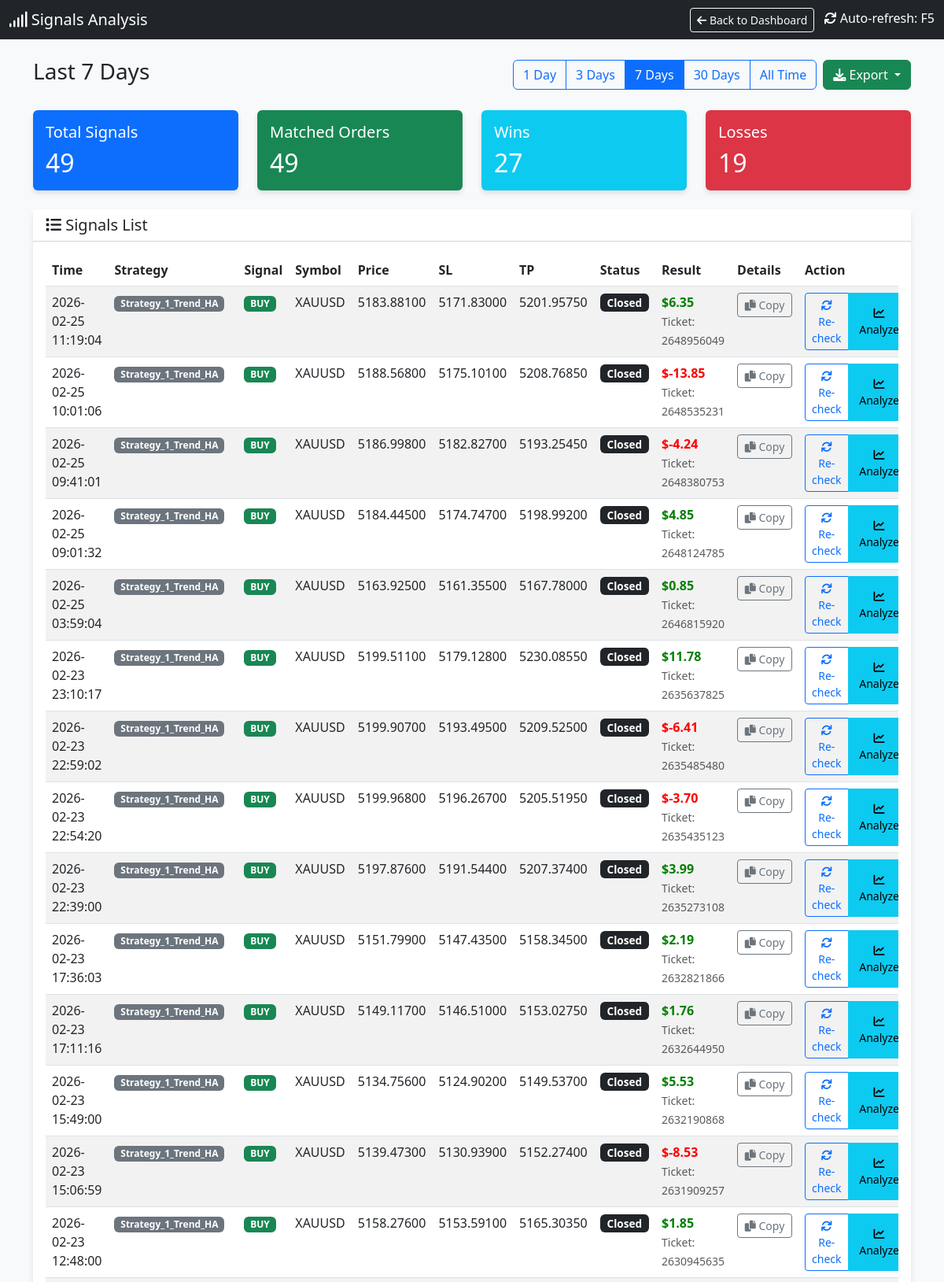
The app's page /signals (upper part) with its own data.
### tables this page shows
CREATE TABLE signals (
                id INTEGER PRIMARY KEY AUTOINCREMENT,
                timestamp DATETIME DEFAULT CURRENT_TIMESTAMP,
                strategy_name TEXT,
                symbol TEXT,
                signal_type TEXT,
                price REAL,
                sl REAL,
                tp REAL,
                indicators TEXT,
                status TEXT,
                account_id INTEGER DEFAULT 0
            );

CREATE TABLE orders (
                ticket INTEGER PRIMARY KEY,
                strategy_name TEXT,
                symbol TEXT,
                order_type TEXT,
                volume REAL,
                open_price REAL,
                sl REAL,
                tp REAL,
                open_time DATETIME,
                close_price REAL,
                profit REAL,
                comment TEXT,
                account_id INTEGER DEFAULT 0
            );

### dashboard.py (the view)
@app.route('/signals')
def signals_page():
    cur = get_db().cursor()
    days_param = request.args.get('days', '7')  # Default 7 days
    if days_param == "all":
        days = 36500
        filter_label = "All Time"
    else:
        try:
            days = int(days_param)
            filter_label = f"Last {days} Days"
        except:
            days = 7
            filter_label = "Last 7 Days"
    cutoff_date = datetime.now() - timedelta(days=days)
    cutoff_str = cutoff_date.strftime("%Y-%m-%d %H:%M:%S")
    cur.execute("SELECT * FROM signals WHERE timestamp >= ? ORDER BY timestamp DESC", (cutoff_str,))
    signals = cur.fetchall()
    signals_with_status = []
    for sig in signals:
        signal_dict = dict(sig)
        try:
            sig_timestamp = sig['timestamp']
            if isinstance(sig_timestamp, str):
                try:
                    sig_time = datetime.strptime(sig_timestamp, '%Y-%m-%d %H:%M:%S')
                except:
                    try:
                        sig_time = datetime.strptime(sig_timestamp, '%Y-%m-%d %H:%M:%S.%f')
                    except:
                        sig_time = datetime.fromisoformat(sig_timestamp.replace('Z', '+00:00'))
            else:
                sig_time = datetime.fromtimestamp(sig_timestamp)
            time_lower = (sig_time - timedelta(seconds=30)).strftime('%Y-%m-%d %H:%M:%S')
            time_upper = (sig_time + timedelta(seconds=30)).strftime('%Y-%m-%d %H:%M:%S')
        except Exception as e:
            time_lower = None
            time_upper = None
        matching_order = None
        if time_lower and time_upper:
            try:
                cur.execute("""
                    SELECT * FROM orders
                    WHERE strategy_name = ?
                    AND symbol = ?
                    AND order_type = ?
                    AND open_time BETWEEN ? AND ?
                    ORDER BY ABS(open_price - ?) ASC
                    LIMIT 1
                """, (sig['strategy_name'], sig['symbol'], sig['signal_type'], time_lower, time_upper, sig['price']))
                matching_order = cur.fetchone()
            except Exception as e:
                pass
        if matching_order:
            signal_dict['order_ticket'] = matching_order['ticket']
            signal_dict['order_profit'] = matching_order['profit']
            signal_dict['order_status'] = 'closed' if matching_order['profit'] is not None else 'open'
            signal_dict['has_order'] = True
        else:
            signal_dict['order_ticket'] = None
            signal_dict['order_profit'] = None
            signal_dict['order_status'] = 'not_found'
            signal_dict['has_order'] = False
        signals_with_status.append(signal_dict)
    total_signals = len(signals_with_status)
    matched_orders = len([s for s in signals_with_status if s['has_order']])
    wins = len([s for s in signals_with_status if s['has_order'] and s['order_profit'] is not None and s['order_profit'] > 0])
    losses = len([s for s in signals_with_status if s['has_order'] and s['order_profit'] is not None and s['order_profit'] < 0])
    cur.execute("SELECT DISTINCT strategy_name FROM orders ORDER BY strategy_name")
    strategies = [row['strategy_name'] for row in cur.fetchall()]
    return render_template('signals.html',
                         signals=signals_with_status,
                         total_signals=total_signals,
                         matched_orders=matched_orders,
                         wins=wins,
                         losses=losses,
                         current_filter=days_param,
                         filter_label=filter_label,
                         strategies=strategies)

### dashboard.py (called while the page is built)
def get_db():
    db = getattr(g, '_database', None)
    if db is None:
        db = g._database = sqlite3.connect(DB_PATH)
        db.row_factory = sqlite3.Row
    return db

@app.teardown_appcontext
def close_connection(exception):
    db = getattr(g, '_database', None)
    if db is not None:
        db.close()

def format_vn_time(value):
    if not value:
        return ""
    try:
        if isinstance(value, str):
            try:
                dt = datetime.strptime(value, "%Y-%m-%d %H:%M:%S")
            except ValueError:
                try:
                    dt = datetime.strptime(value, "%Y-%m-%d %H:%M:%S.%f")
                except ValueError:
                    dt = datetime.strptime(value, "%Y-%m-%d %H:%M")
        else:
            dt = value
        vn_time = dt + timedelta(hours=7)
        res = vn_time.strftime("%Y-%m-%d %H:%M:%S")
        return res
    except Exception as e:
        print(f"DEBUG: Error parsing '{value}': {e}")
        return value # Return original on error

### templates/signals.html (shortened to what this page needs)
<!DOCTYPE html>
<html lang="en">
<head>
    <link href="https://cdn.jsdelivr.net/npm/bootstrap@5.3.0/dist/css/bootstrap.min.css" rel="stylesheet">
    <link href="https://cdnjs.cloudflare.com/ajax/libs/font-awesome/6.0.0/css/all.min.css" rel="stylesheet">
</head>
<body>
    <nav class="navbar navbar-dark bg-dark mb-4">
        <div class="container-fluid">
            <span class="navbar-brand mb-0 h1"><i class="fas fa-signal"></i> Signals Analysis</span>
            <div>
                <a href="/" class="btn btn-outline-light btn-sm me-2">
                    <i class="fas fa-arrow-left"></i> Back to Dashboard
                </a>
                <span class="text-white"><i class="fas fa-sync"></i> Auto-refresh: F5</span>
            </div>
        </div>
    </nav>
    <div class="container mb-4">
        <div class="d-flex justify-content-between align-items-center">
            <h3>{{ filter_label }}</h3>
            <div class="d-flex gap-2">
                <div class="btn-group" role="group">
                    <a href="/signals?days=1" class="btn btn-outline-primary {% if current_filter == '1' %}active{% endif %}">1 Day</a>
                    <a href="/signals?days=3" class="btn btn-outline-primary {% if current_filter == '3' %}active{% endif %}">3 Days</a>
                    <a href="/signals?days=7" class="btn btn-outline-primary {% if current_filter == '7' %}active{% endif %}">7 Days</a>
                    <a href="/signals?days=30" class="btn btn-outline-primary {% if current_filter == '30' %}active{% endif %}">30 Days</a>
                    <a href="/signals?days=all" class="btn btn-outline-primary {% if current_filter == 'all' %}active{% endif %}">All Time</a>
                </div>
                <div class="btn-group" role="group">
                    <button type="button" class="btn btn-success dropdown-toggle" data-bs-toggle="dropdown" aria-expanded="false" title="Export to CSV">
                        <i class="fas fa-download"></i> Export
                    </button>
                </div>
            </div>
        </div>
    </div>
    <div class="container">
        <div class="row mb-4">
            <div class="col-md-3">
                <div class="card bg-primary text-white">
                    <div class="card-body">
                        <h5 class="card-title">Total Signals</h5>
                        <h2 class="card-text">{{ total_signals }}</h2>
                    </div>
                </div>
            </div>
            <div class="col-md-3">
                <div class="card bg-success text-white">
                    <div class="card-body">
                        <h5 class="card-title">Matched Orders</h5>
                        <h2 class="card-text">{{ matched_orders }}</h2>
                    </div>
                </div>
            </div>
            <div class="col-md-3">
                <div class="card bg-info text-white">
                    <div class="card-body">
                        <h5 class="card-title">Wins</h5>
                        <h2 class="card-text">{{ wins }}</h2>
                    </div>
                </div>
            </div>
            <div class="col-md-3">
                <div class="card bg-danger text-white">
                    <div class="card-body">
                        <h5 class="card-title">Losses</h5>
                        <h2 class="card-text">{{ losses }}</h2>
                    </div>
                </div>
            </div>
        </div>
        <div class="card">
            <div class="card-header bg-white">
                <h5 class="mb-0"><i class="fas fa-list"></i> Signals List</h5>
            </div>
            <div class="card-body">
                <div class="table-responsive">
                    <table class="table table-hover table-striped">
                        <thead>
                            <tr>
                                <th>Time</th>
                                <th>Strategy</th>
                                <th>Signal</th>
                                <th>Symbol</th>
                                <th>Price</th>
                                <th>SL</th>
                                <th>TP</th>
                                <th>Status</th>
                                <th>Result</th>
                                <th>Details</th>
                                <th>Action</th>
                            </tr>
                        </thead>
                        <tbody>
                            {% for sig in signals %}
                            <tr class="signal-row" id="signal-row-{{ sig.id }}">
                                <td>{{ sig.timestamp | to_vn_time }}</td>
                                <td><span class="badge bg-secondary">{{ sig.strategy_name }}</span></td>
                                <td>
                                    {% if sig.signal_type == 'BUY' %}
                                    <span class="badge badge-buy">BUY</span>
                                    {% else %}
                                    <span class="badge badge-sell">SELL</span>
                                    {% endif %}
                                </td>
                                <td>{{ sig.symbol }}</td>
                                <td>{{ "%.5f"|format(sig.price) }}</td>
                                <td>{{ "%.5f"|format(sig.sl) if sig.sl else '-' }}</td>
                                <td>{{ "%.5f"|format(sig.tp) if sig.tp else '-' }}</td>
                                <td id="status-{{ sig.id }}">
                                    {% if sig.has_order %}
                                        {% if sig.order_status == 'closed' %}
                                            <span class="badge bg-dark status-badge">Closed</span>
                                        {% else %}
                                            <span class="badge bg-warning status-badge">Open</span>
                                        {% endif %}
                                    {% else %}
                                        <span class="badge bg-secondary status-badge">Not Found</span>
                                    {% endif %}
                                </td>
                                <td id="result-{{ sig.id }}">
                                    {% if sig.has_order and sig.order_profit is not none %}
                                        <span class="{% if sig.order_profit >= 0 %}profit-pos{% else %}profit-neg{% endif %}">
                                            ${{ "%.2f"|format(sig.order_profit) }}
                                        </span>
                                        <br>
                                        <small class="text-muted">Ticket: {{ sig.order_ticket }}</small>
                                    {% elif sig.has_order %}
                                        <span class="text-muted">Running...</span>
                                    {% else %}
                                        <span class="text-muted">-</span>
                                    {% endif %}
                                </td>
                                <td id="details-{{ sig.id }}">
                                    <button class="btn btn-sm btn-outline-secondary copy-details-btn"
                                            data-signal-id="{{ sig.id }}"
                                            data-signal-data='{{ sig|tojson }}'
                                            title="Copy signal details">
                                        <i class="fas fa-copy"></i> Copy
                                    </button>
                                </td>
                                <td id="action-{{ sig.id }}">
                                    <div class="btn-group" role="group">
                                        {% if not sig.has_order %}
                                            <button class="btn btn-sm btn-primary check-mt5-btn" data-signal-id="{{ sig.id }}">
                                                <i class="fas fa-search"></i> Check MT5
                                            </button>
                                        {% else %}
                                            <button class="btn btn-sm btn-outline-primary check-mt5-btn" data-signal-id="{{ sig.id }}">
                                                <i class="fas fa-sync"></i> Re-check
                                            </button>
                                        {% endif %}
                                        <button class="btn btn-sm btn-info analyze-signal-btn" data-signal-id="{{ sig.id }}" title="Analyze signal">
                                            <i class="fas fa-chart-line"></i> Analyze
                                        </button>
                                    </div>
                                </td>
                            </tr>
                            {% endfor %}
                        </tbody>
                    </table>
                </div>
            </div>
        </div>
    </div>
</body>
</html>

### templates/signals.html (style rules this page uses)
body { background-color: #f8f9fa; }
.card { box-shadow: 0 4px 6px rgba(0, 0, 0, 0.1); border: none; }
.profit-pos { color: green; font-weight: bold; }
.profit-neg { color: red; font-weight: bold; }
.badge-buy { background-color: #198754; }
.status-badge { font-size: 0.85em; padding: 0.35em 0.65em; }
.signal-row { transition: background-color 0.2s; }
.copy-details-btn { min-width: 70px; }
.analyze-signal-btn { min-width: 80px; }

### records on screen
signals: timestamp|to_vn_time "2026-02-25 11:19:04", strategy_name "Strategy_1_Trend_HA", symbol "XAUUSD", price "5183.88100", sl "5171.83000", tp "5201.95750"
orders: order_profit "6.35", order_ticket "2648956049"
signals: timestamp|to_vn_time "2026-02-25 10:01:06", strategy_name "Strategy_1_Trend_HA", symbol "XAUUSD", price "5188.56800", sl "5175.10100", tp "5208.76850"
orders: order_profit "-13.85", order_ticket "2648535231"
signals: timestamp|to_vn_time "2026-02-25 09:41:01", strategy_name "Strategy_1_Trend_HA", symbol "XAUUSD", price "5186.99800", sl "5182.82700", tp "5193.25450"
orders: order_profit "-4.24", order_ticket "2648380753"
signals: timestamp|to_vn_time "2026-02-25 09:01:32", strategy_name "Strategy_1_Trend_HA", symbol "XAUUSD", price "5184.44500", sl "5174.74700", tp "5198.99200"
orders: order_profit "4.85", order_ticket "2648124785"
signals: timestamp|to_vn_time "2026-02-25 03:59:04", strategy_name "Strategy_1_Trend_HA", symbol "XAUUSD", price "5163.92500", sl "5161.35500", tp "5167.78000"
orders: order_profit "0.85", order_ticket "2646815920"
signals: timestamp|to_vn_time "2026-02-23 23:10:17", strategy_name "Strategy_1_Trend_HA", symbol "XAUUSD", price "5199.51100", sl "5179.12800", tp "5230.08550"
orders: order_profit "11.78", order_ticket "2635637825"
signals: timestamp|to_vn_time "2026-02-23 22:59:02", strategy_name "Strategy_1_Trend_HA", symbol "XAUUSD", price "5199.90700", sl "5193.49500", tp "5209.52500"
orders: order_profit "-6.41", order_ticket "2635485480"
signals: timestamp|to_vn_time "2026-02-23 22:54:20", strategy_name "Strategy_1_Trend_HA", symbol "XAUUSD", price "5199.96800", sl "5196.26700", tp "5205.51950"
orders: order_profit "-3.70", order_ticket "2635435123"
signals: timestamp|to_vn_time "2026-02-23 22:39:00", strategy_name "Strategy_1_Trend_HA", symbol "XAUUSD", price "5197.87600", sl "5191.54400", tp "5207.37400"
orders: order_profit "3.99", order_ticket "2635273108"
signals: timestamp|to_vn_time "2026-02-23 17:36:03", strategy_name "Strategy_1_Trend_HA", symbol "XAUUSD", price "5151.79900", sl "5147.43500", tp "5158.34500"
orders: order_profit "2.19", order_ticket "2632821866"
signals: timestamp|to_vn_time "2026-02-23 17:11:16", strategy_name "Strategy_1_Trend_HA", symbol "XAUUSD", price "5149.11700", sl "5146.51000", tp "5153.02750"
orders: order_profit "1.76", order_ticket "2632644950"
signals: timestamp|to_vn_time "2026-02-23 15:49:00", strategy_name "Strategy_1_Trend_HA", symbol "XAUUSD", price "5134.75600", sl "5124.90200", tp "5149.53700"
orders: order_profit "5.53", order_ticket "2632190868"
signals: timestamp|to_vn_time "2026-02-23 15:06:59", strategy_name "Strategy_1_Trend_HA", symbol "XAUUSD", price "5139.47300", sl "5130.93900", tp "5152.27400"
orders: order_profit "-8.53", order_ticket "2631909257"
signals: timestamp|to_vn_time "2026-02-23 12:48:00", strategy_name "Strategy_1_Trend_HA", symbol "XAUUSD", price "5158.27600", sl "5153.59100", tp "5165.30350"
orders: order_profit "1.85", order_ticket "2630945635"

### other values on screen
{{ filter_label }} "Last 7 Days"
{{ total_signals }} "49"
{{ matched_orders }} "49"
{{ wins }} "27"
{{ losses }} "19"
